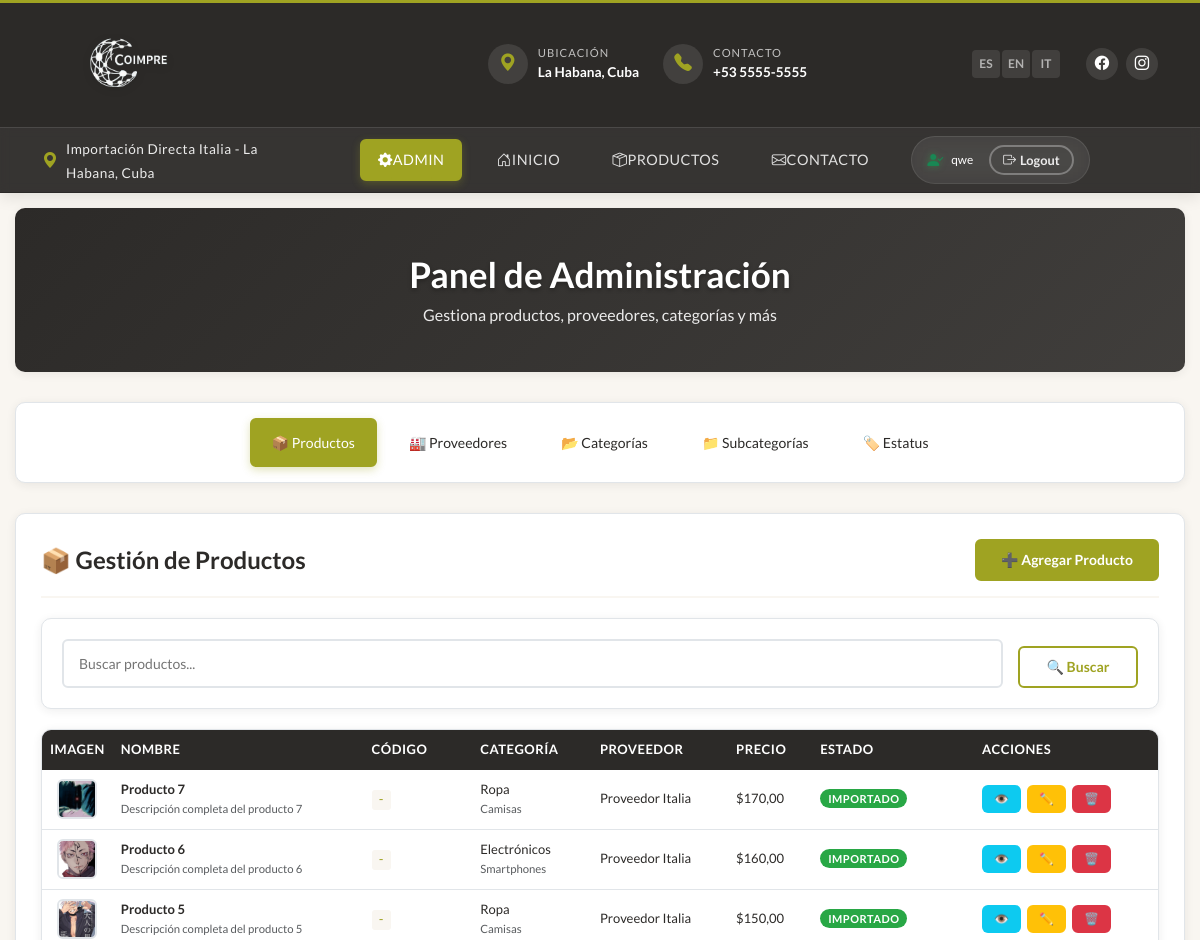
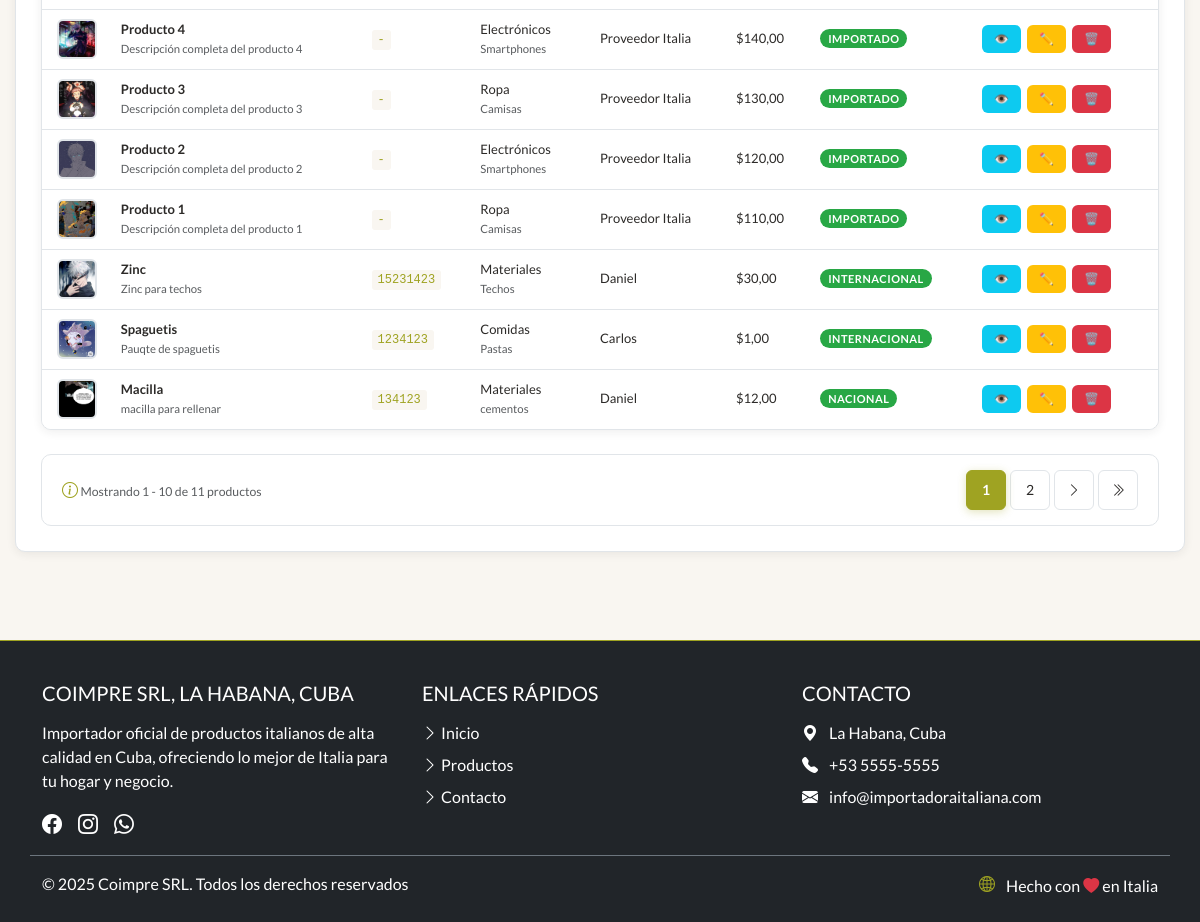
Page /productos/admin/ (signed in) on the earlier database version (2 pictures, top to bottom).
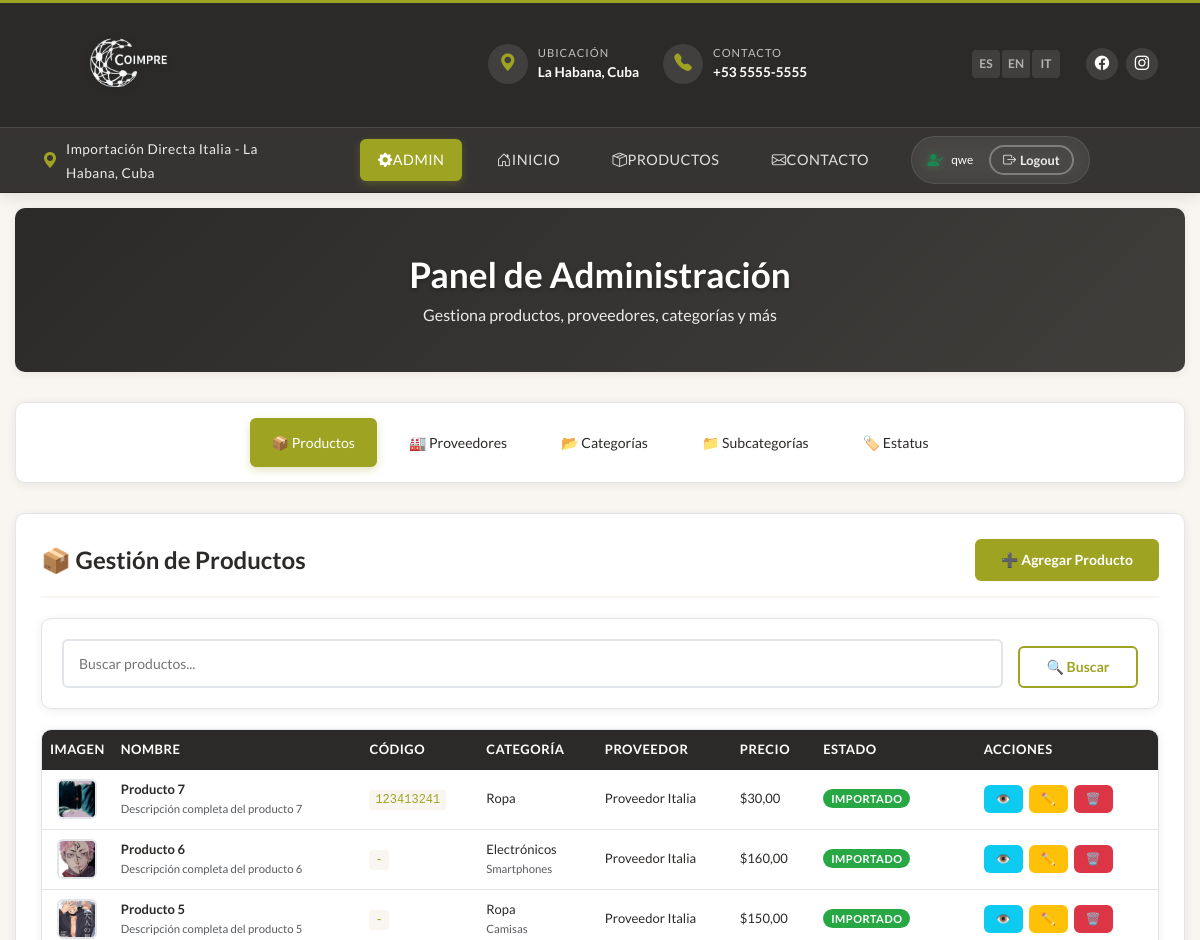
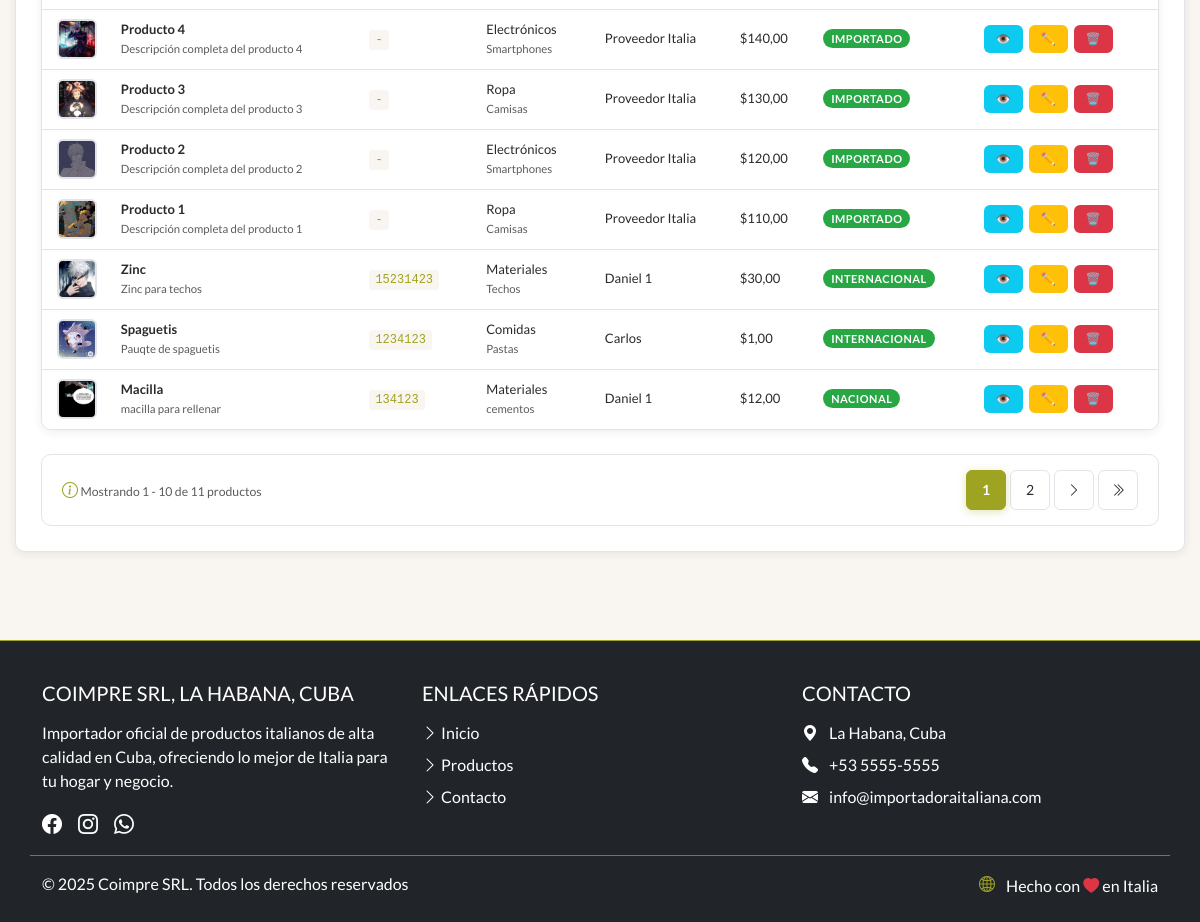
Same page on the later database version (2 pictures, top to bottom).
### productos/models.py (models this page shows, shortened)
class Product(models.Model):
    name = models.CharField(max_length=250, verbose_name="Nombre")
    slug = models.SlugField(unique=True, blank=True)
    sku = models.CharField(max_length=50, verbose_name="Código SKU", blank=True)
    proveedor = models.ForeignKey(Proveedor, on_delete=models.SET_NULL, null=True, blank=True, verbose_name="Proveedor")
    category = models.ForeignKey(Category, on_delete=models.SET_NULL, null=True, verbose_name="Categoría")
    subcategory = models.ForeignKey(Subcategory, on_delete=models.SET_NULL, null=True, blank=True, verbose_name="Subcategoría")
    short_description = models.CharField(max_length=500, blank=True, verbose_name="Descripción Corta")
    description = models.TextField(blank=True, verbose_name="Descripción")
    price = models.DecimalField(max_digits=10, decimal_places=2, null=True, blank=True, verbose_name="Precio")
    image = models.ImageField(upload_to='products/', blank=True, null=True, verbose_name="Imagen")
    video = models.FileField(upload_to='videos/', blank=True, null=True, verbose_name="Video del Producto")
    ficha_tecnica = models.FileField(upload_to='fichas_tecnicas/', blank=True, null=True, verbose_name="Ficha Técnica (PDF)")
    origen = models.CharField(max_length=100, blank=True, verbose_name="País de Origen")
    peso = models.DecimalField(max_digits=10, decimal_places=2, null=True, blank=True, verbose_name="Peso (kg)")
    estatus = models.ForeignKey(Estatus, on_delete=models.SET_NULL, null=True, blank=True, verbose_name="Estatus de Procedencia")
    is_active = models.BooleanField(default=True, verbose_name="Activo")
    en_oferta = models.BooleanField(default=False, verbose_name="En Oferta")
    destacado = models.BooleanField(default=False, verbose_name="Producto Destacado")
    created_at = models.DateTimeField(auto_now_add=True, verbose_name="Fecha de Creación")
    updated_at = models.DateTimeField(auto_now=True, verbose_name="Fecha de Actualización")
    class Meta:
        verbose_name = "Producto"
        verbose_name_plural = "Productos"
        ordering = ['-destacado', '-en_oferta', '-created_at']  # Destacados y ofertas primero

class Subcategory(models.Model):
    name = models.CharField(max_length=120, verbose_name="Nombre")
    slug = models.SlugField(unique=True, blank=True)
    category = models.ForeignKey(Category, on_delete=models.CASCADE, related_name="subcategories", verbose_name="Categoría")
    def count_productos(self):
        """Cuenta los productos activos de la subcategoría"""
        return self.productos_asociados.count()
    count_productos.short_description = "Productos Activos"
    class Meta:
        verbose_name = "Subcategoría"
        verbose_name_plural = "Subcategorías"

class Proveedor(models.Model):
    name = models.CharField(max_length=120, verbose_name="Nombre")
    slug = models.SlugField(unique=True, blank=True)
    logo = models.ImageField(upload_to='proveedores/', blank=True, null=True, verbose_name="Logo")
    id_unico = models.CharField(max_length=50, unique=True, verbose_name="ID Único", help_text="Identificador único del proveedor", default="temp_id")
    catalogo = models.FileField(upload_to='catalogos/', blank=True, null=True, verbose_name="Catálogo (PDF)")
    def count_productos(self):
        """Cuenta los productos activos del proveedor"""
        return self.productos_asociados.count()
    count_productos.short_description = "Productos Activos"
    class Meta:
        verbose_name = "Proveedor"
        verbose_name_plural = "Proveedores"

class Category(models.Model):
    name = models.CharField(max_length=120, verbose_name="Nombre")
    slug = models.SlugField(unique=True, blank=True)
    def count_subcategorias(self):
        """Cuenta las subcategorías de la categoría"""
        return self.subcategorias_asociadas.count()
    count_subcategorias.short_description = "Subcategorías"
    class Meta:
        verbose_name = "Categoría"
        verbose_name_plural = "Categorías"

class Estatus(models.Model):
    name = models.CharField(max_length=120, verbose_name="Nombre")
    slug = models.SlugField(unique=True, blank=True)
    description = models.TextField(blank=True, verbose_name="Descripción")
    def count_productos(self):
        """Cuenta los productos activos del estatus"""
        return self.productos_asociados.count()
    count_productos.short_description = "Productos Activos"
    class Meta:
        verbose_name = "Estatus de Procedencia"
        verbose_name_plural = "Estatus de Procedencia"

### productos/views.py (the view)
    def wrapper(request, *args, **kwargs):
        if not request.user.is_authenticated:
            messages.warning(request, 'Debes iniciar sesión para acceder a esta página.')
            return redirect('productos:secret_login')
        if not is_staff_user(request.user):
            messages.error(request, 'No tienes permisos para acceder a esta página.')
            raise Http404("Página no encontrada")
        return view_func(request, *args, **kwargs)

### productos/views.py (called while the page is built)
def is_staff_user(user):
    return user.is_authenticated and (user.is_staff or user.is_superuser)

def require_staff_login(view_func):
    def wrapper(request, *args, **kwargs):
        if not request.user.is_authenticated:
            messages.warning(request, 'Debes iniciar sesión para acceder a esta página.')
            return redirect('productos:secret_login')
        if not is_staff_user(request.user):
            messages.error(request, 'No tienes permisos para acceder a esta página.')
            raise Http404("Página no encontrada")
        return view_func(request, *args, **kwargs)
    return wrapper

### productos/templates/productos/admin.html (shortened to what the changed rows need)
{% extends 'coimpres_cuba/base.html' %}
{% load static %}
{% block extra_css %}
<link rel="stylesheet" href="{% static 'css/admin.css' %}">
{% endblock %}
{% block content %}
<div class="admin-container">
    {% include 'productos/partials/admin_header.html' with page_title=" Panel de Administración" page_description="Gestiona productos, proveedores, categorías y más" %}
    <div class="admin-section">
        <div class="section-header">
            <h2>📦 Gestión de Productos</h2>
        </div>
        <div class="table-responsive">
            <table class="admin-table">
                <thead>
                    <tr>
                        <th>Imagen</th>
                        <th>Nombre</th>
                        <th>Código</th>
                        <th>Categoría</th>
                        <th>Proveedor</th>
                        <th>Precio</th>
                        <th>Estado</th>
                        <th>Acciones</th>
                    </tr>
                </thead>
                <tbody>
                    {% for product in products %}
                    <tr>
                        <td>
                            {% if product.image %}
                                <img src="{{ product.image.url }}" alt="{{ product.name }}" class="product-thumb">
                            {% else %}
                                <div class="no-image">📷</div>
                            {% endif %}
                        </td>
                        <td>
                            <strong>{{ product.name }}</strong>
                            {% if product.description %}
                                <br><small class="text-muted">{{ product.description|truncatechars:60 }}</small>
                            {% endif %}
                        </td>
                        <td><code>{{ product.sku|default:"-" }}</code></td>
                        <td>
                            {{ product.category.name|default:"-" }}
                            {% if product.subcategory %}
                                <br><small class="text-muted">{{ product.subcategory.name }}</small>
                            {% endif %}
                        </td>
                        <td>{{ product.proveedor.name|default:"-" }}</td>
                        <td>
                            {% if product.price %}
                                ${{ product.price }}
                            {% else %}
                                <span class="text-muted">Consultar</span>
                            {% endif %}
                        </td>
                        <td>
                            <span class="badge badge-success">{{ product.estatus.name|default:"Activo" }}</span>
                        </td>
                        <td>
                            <div class="action-buttons">
                                <a href="{% url 'productos:product_detail' product.slug %}" class="btn btn-sm btn-info" title="Ver">👁️</a>
                                <a href="{% url 'productos:edit_product' product.pk %}" class="btn btn-sm btn-warning" title="Editar">✏️</a>
                                <button class="btn btn-sm btn-danger" title="Eliminar" data-product-id="{{ product.pk }}" data-product-name="{{ product.name }}" onclick="deleteProduct(this.dataset.productId, this.dataset.productName)">🗑️</button>
                            </div>
                        </td>
                    </tr>
                    {% endfor %}
                </tbody>
            </table>
        </div>
    </div>
</div>
{% endblock %}

Differences in the rows shown:
changed Product "Producto 7": sku "-" → "123413241"; price "170,00" → "30,00"; subcategory_id 13 → empty (drawn); subcategory.name "Camisas" → (not shown)
changed through a linked row, Product "Zinc": proveedor.name "Daniel" → "Daniel 1"
changed through a linked row, Product "Macilla": proveedor.name "Daniel" → "Daniel 1"
